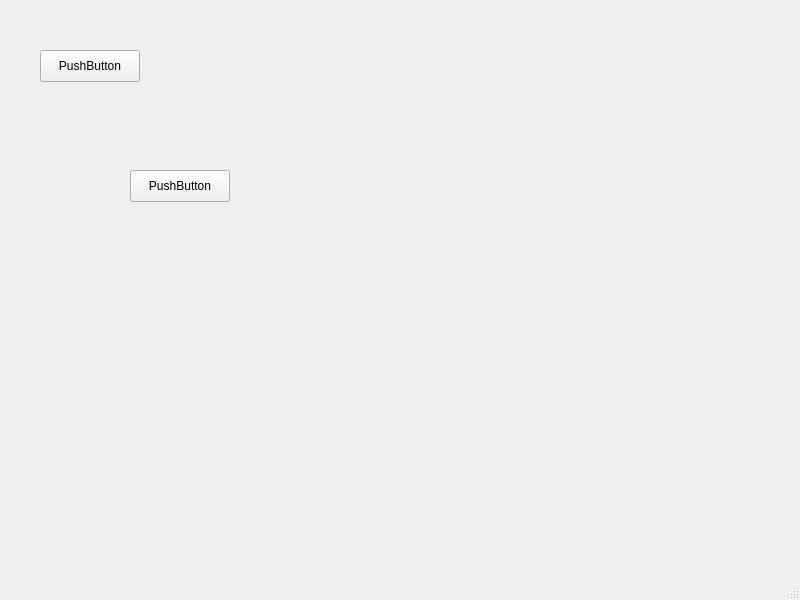
<?xml version="1.0" encoding="UTF-8"?>
<ui version="4.0">
 <class>MainWindow</class>
 <widget class="QMainWindow" name="MainWindow">
  <property name="geometry">
   <rect>
    <x>0</x>
    <y>0</y>
    <width>800</width>
    <height>600</height>
   </rect>
  </property>
  <property name="windowTitle">
   <string>MainWindow</string>
  </property>
  <widget class="QWidget" name="centralwidget">
   <widget class="QPushButton" name="bt1">
    <property name="geometry">
     <rect>
      <x>40</x>
      <y>50</y>
      <width>100</width>
      <height>32</height>
     </rect>
    </property>
    <property name="text">
     <string>PushButton</string>
    </property>
   </widget>
   <widget class="QPushButton" name="pushButton_2">
    <property name="geometry">
     <rect>
      <x>130</x>
      <y>170</y>
      <width>100</width>
      <height>32</height>
     </rect>
    </property>
    <property name="text">
     <string>PushButton</string>
    </property>
   </widget>
  </widget>
  <widget class="QMenuBar" name="menubar">
   <property name="geometry">
    <rect>
     <x>0</x>
     <y>0</y>
     <width>800</width>
     <height>24</height>
    </rect>
   </property>
  </widget>
  <widget class="QStatusBar" name="statusbar"/>
 </widget>
 <resources/>
 <connections/>
</ui>
